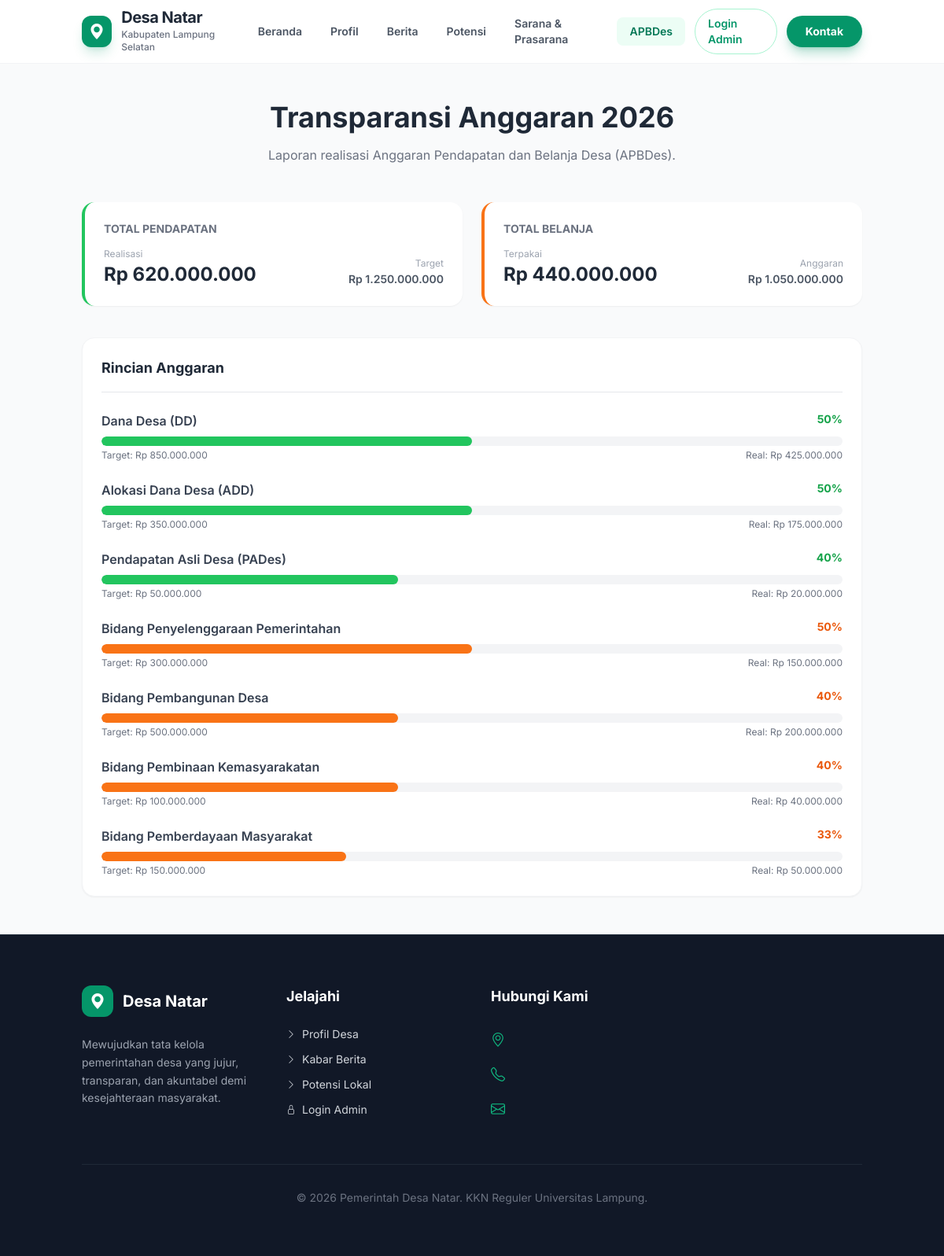
The page /admin/apbdesa.php on the database its author committed.
### tables this page shows
CREATE TABLE site_settings (
    id INT AUTO_INCREMENT PRIMARY KEY,
    judul_website VARCHAR(255) DEFAULT 'Desa Natar',
    tagline VARCHAR(255),
    logo VARCHAR(255),
    favicon VARCHAR(255)
);

CREATE TABLE apb_desa (
    id INT AUTO_INCREMENT PRIMARY KEY,
    tahun YEAR NOT NULL,
    jenis ENUM('Pendapatan','Belanja','Pembiayaan') NOT NULL,
    rincian VARCHAR(255),
    anggaran DECIMAL NOT NULL,
    realisasi BIGINT NOT NULL
);

### admin/apbdesa.php (the view, shortened to what this page needs)
<?php
require 'includes/header.php';
$tahun = date('Y');
$q_apb = mysqli_query($conn, "SELECT * FROM apb_desa WHERE tahun = '$tahun' ORDER BY jenis ASC");
$q_total = mysqli_query($conn, "SELECT
    SUM(CASE WHEN jenis = 'Pendapatan' THEN anggaran ELSE 0 END) as target_pendapatan,
    SUM(CASE WHEN jenis = 'Pendapatan' THEN realisasi ELSE 0 END) as real_pendapatan,
    SUM(CASE WHEN jenis = 'Belanja' THEN anggaran ELSE 0 END) as target_belanja,
    SUM(CASE WHEN jenis = 'Belanja' THEN realisasi ELSE 0 END) as real_belanja
    FROM apb_desa WHERE tahun = '$tahun'");
$total = mysqli_fetch_assoc($q_total);
?>
<div class="bg-gray-50 py-12">
    <div class="container mx-auto px-4 max-w-5xl">
        <div class="text-center mb-12">
            <h1 class="text-3xl md:text-4xl font-bold text-gray-800 mb-4">Transparansi Anggaran <?= $tahun; ?></h1>
            <p class="text-gray-500">Laporan realisasi Anggaran Pendapatan dan Belanja Desa (APBDes).</p>
        </div>
        <div class="grid grid-cols-1 md:grid-cols-2 gap-6 mb-10">
            <div class="bg-white p-6 rounded-2xl shadow-sm border-l-4 border-green-500">
                <h3 class="text-gray-500 font-bold text-sm uppercase mb-2">Total Pendapatan</h3>
                <div class="flex justify-between items-end">
                    <div>
                        <span class="text-xs text-gray-400">Realisasi</span>
                        <div class="text-2xl font-bold text-gray-800">Rp <?= number_format($total['real_pendapatan'], 0, ',', '.'); ?></div>
                    </div>
                    <div class="text-right">
                        <span class="text-xs text-gray-400">Target</span>
                        <div class="text-sm font-semibold text-gray-600">Rp <?= number_format($total['target_pendapatan'], 0, ',', '.'); ?></div>
                    </div>
                </div>
            </div>
            <div class="bg-white p-6 rounded-2xl shadow-sm border-l-4 border-orange-500">
                <h3 class="text-gray-500 font-bold text-sm uppercase mb-2">Total Belanja</h3>
                <div class="flex justify-between items-end">
                    <div>
                        <span class="text-xs text-gray-400">Terpakai</span>
                        <div class="text-2xl font-bold text-gray-800">Rp <?= number_format($total['real_belanja'], 0, ',', '.'); ?></div>
                    </div>
                    <div class="text-right">
                        <span class="text-xs text-gray-400">Anggaran</span>
                        <div class="text-sm font-semibold text-gray-600">Rp <?= number_format($total['target_belanja'], 0, ',', '.'); ?></div>
                    </div>
                </div>
            </div>
        </div>
        <div class="bg-white rounded-2xl shadow-sm border border-gray-100 p-6">
            <h3 class="font-bold text-lg text-gray-800 mb-6 border-b pb-4">Rincian Anggaran</h3>
            <div class="space-y-6">
                <?php while($row = mysqli_fetch_assoc($q_apb)):
                    $persen = ($row['anggaran'] > 0) ? round(($row['realisasi'] / $row['anggaran']) * 100) : 0;
                    $color = ($row['jenis'] == 'Pendapatan') ? 'bg-green-500' : 'bg-orange-500';
                ?>
                <div>
                    <div class="flex justify-between mb-2">
                        <span class="font-semibold text-gray-700"><?= htmlspecialchars($row['rincian']); ?></span>
                        <span class="text-sm font-bold <?= ($row['jenis'] == 'Pendapatan') ? 'text-green-600' : 'text-orange-600'; ?>"><?= $persen; ?>%</span>
                    </div>
                    <div class="w-full bg-gray-100 rounded-full h-3 overflow-hidden">
                        <div class="<?= $color; ?> h-3 rounded-full transition-all duration-1000" style="width: <?= $persen; ?>%"></div>
                    </div>
                    <div class="flex justify-between mt-1 text-xs text-gray-500">
                        <span>Target: Rp <?= number_format($row['anggaran'], 0, ',', '.'); ?></span>
                        <span>Real: Rp <?= number_format($row['realisasi'], 0, ',', '.'); ?></span>
                    </div>
                </div>
                <?php endwhile; ?>
            </div>
        </div>
    </div>
</div>
<?php require 'includes/footer.php'; ?>

### includes/header.php (shortened to what this page needs)
<?php
require_once __DIR__ . '/../config/db.php';
$settings = ['judul_website' => 'Desa Natar', 'tagline' => 'Website Resmi Pemerintah Desa'];
if ($conn) {
    $q_set = @mysqli_query($conn, "SELECT * FROM site_settings LIMIT 1");
    if ($q_set && mysqli_num_rows($q_set) > 0) {
        $settings = mysqli_fetch_assoc($q_set);
    }
}
?>
<!DOCTYPE html>
<html lang="id" class="scroll-smooth">
<head>
    <script src="https://cdn.tailwindcss.com"></script>
    <link rel="stylesheet" href="https://cdn.jsdelivr.net/npm/bootstrap-icons@1.11.0/font/bootstrap-icons.css">
</head>
<body class="bg-gray-50 flex flex-col min-h-screen">
    <nav class="bg-white sticky top-0 z-50 border-b border-gray-100 shadow-sm/50 backdrop-blur-md bg-white/90">
        <div class="container mx-auto px-4">
            <div class="flex justify-between items-center h-20">
                <a href="index.php" class="flex items-center gap-3 group">
                    <div class="w-10 h-10 bg-emerald-600 rounded-xl flex items-center justify-center text-white shadow-lg shadow-emerald-600/20 group-hover:scale-105 transition duration-300">
                        <i class="bi bi-geo-alt-fill text-xl"></i>
                    </div>
                    <div>
                        <h1 class="font-bold text-xl text-gray-800 leading-none tracking-tight"><?= $settings['judul_website']; ?></h1>
                        <p class="text-xs text-gray-500 mt-1 font-medium">Kabupaten Lampung Selatan</p>
                    </div>
                </a>
                <div class="hidden lg:flex items-center gap-1">
                    <?php
                    $menu = [
                        'index.php' => 'Beranda',
                        'profil.php' => 'Profil',
                        'berita.php' => 'Berita',
                        'potensi.php' => 'Potensi',
                        'sarana-prasarana.php' => 'Sarana & Prasarana',
                        'apbdesa.php' => 'APBDes'
                    ];
                    $current_page = basename($_SERVER['PHP_SELF']);
                    foreach ($menu as $link => $label) {
                        $active = ($current_page == $link) ? 'text-emerald-700 bg-emerald-50 font-bold' : 'text-gray-600 hover:text-emerald-600 hover:bg-emerald-50';
                        echo "<a href=\"$link\" class=\"px-4 py-2 text-sm font-semibold rounded-lg transition $active\">$label</a>";
                    }
                    ?>
                    <a href="admin/login.php" class="ml-2 px-4 py-2 text-sm font-semibold text-emerald-600 hover:text-emerald-800 transition border border-emerald-200 rounded-full hover:bg-emerald-50">Login Admin</a>
                    <a href="kontak.php" class="ml-2 px-6 py-2.5 text-sm font-bold text-white bg-emerald-600 rounded-full hover:bg-emerald-700 shadow-lg shadow-emerald-600/30 transition transform hover:-translate-y-0.5">Kontak</a>
                </div>
            </div>
        </div>
    </nav>

### includes/header.php (style rules this page uses)
body { font-family: 'Inter', sans-serif; }

### rows shown on the page
site_settings: judul_website "Desa Natar"
apb_desa: rincian "Dana Desa (DD)", persen "50", anggaran "850.000.000", realisasi "425.000.000"
apb_desa: rincian "Alokasi Dana Desa (ADD)", persen "50", anggaran "350.000.000", realisasi "175.000.000"
apb_desa: rincian "Pendapatan Asli Desa (PADes)", persen "40", anggaran "50.000.000", realisasi "20.000.000"
apb_desa: rincian "Bidang Penyelenggaraan Pemerintahan", persen "50", anggaran "300.000.000", realisasi "150.000.000"
apb_desa: rincian "Bidang Pembangunan Desa", persen "40", anggaran "500.000.000", realisasi "200.000.000"
apb_desa: rincian "Bidang Pembinaan Kemasyarakatan", persen "40", anggaran "100.000.000", realisasi "40.000.000"
apb_desa: rincian "Bidang Pemberdayaan Masyarakat", persen "33", anggaran "150.000.000", realisasi "50.000.000"

### other values the page prints
$label "Beranda"
$label "Profil"
$label "Berita"
$label "Potensi"
$label "Sarana & Prasarana"
$label "APBDes"
$tahun "2026"
$total['real_pendapatan'] "620.000.000"
$total['target_pendapatan'] "1.250.000.000"
$total['real_belanja'] "440.000.000"
$total['target_belanja'] "1.050.000.000"
